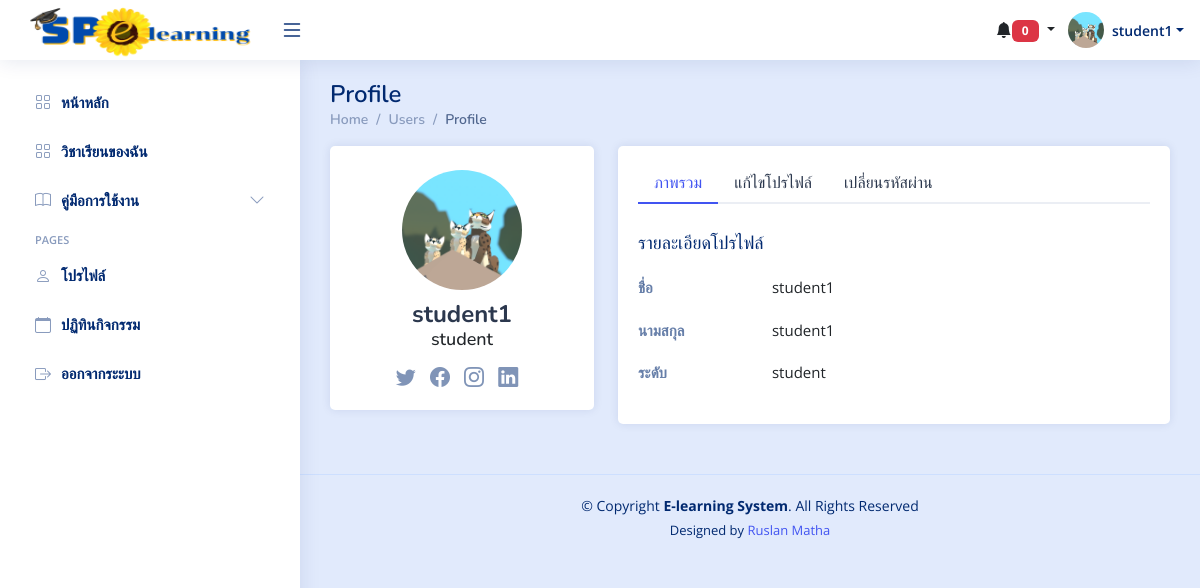
Page /student/profile.php?error=1 (signed in) on the committed database.
### tables this page shows
CREATE TABLE `students` (
  `s_id` int(11) NOT NULL,
  `username` varchar(255) NOT NULL,
  `password` varchar(255) NOT NULL,
  `first_name` varchar(255) NOT NULL,
  `last_name` varchar(255) NOT NULL,
  `gender` varchar(50) NOT NULL,
  `classroom` varchar(50) NOT NULL,
  `year` int(10) NOT NULL,
  `image` varchar(255) NOT NULL
);

### student/profile.php (the view, shortened to what this page needs)
<?php
include('../connections/connection.php');
try {
    $user_id = $_SESSION['user_id'];
    $stmt = $db->prepare("SELECT * FROM students WHERE s_id = :user_id");
    $stmt->bindParam(':user_id', $user_id);
    $stmt->execute();
    $student = $stmt->fetch(PDO::FETCH_ASSOC);
} catch (PDOException $e) {
    echo "เกิดข้อผิดพลาด: " . $e->getMessage();
}
?>
<?php include('head.php');?>
<body>
  <?php include('header.php');?>
  <?php include('sidebar.php');?>
  <main id="main" class="main">
    <div class="pagetitle">
      <h1>Profile</h1>
      <nav>
        <ol class="breadcrumb">
          <li class="breadcrumb-item"><a href="index.php">Home</a></li>
          <li class="breadcrumb-item">Users</li>
          <li class="breadcrumb-item active">Profile</li>
        </ol>
      </nav>
    </div>
    <section class="section profile">
      <div class="row">
      <div class="col-xl-4">
    <div class="card">
        <div class="card-body profile-card pt-4 d-flex flex-column align-items-center">
        <?php if (!empty($student['image'])): ?>
                  <?php
                  $imagePath = 'images/' . $student['image'];
                  ?>
                  <img src="<?php echo $imagePath; ?>" alt="Profile" class="rounded-circle">
              <?php else: ?>
                  <img src="images/Default.png" alt="Default Profile" class="rounded-circle">
              <?php endif; ?>
            <h2><?php echo $student['first_name'];?></h2>
            <h3><?php echo $_SESSION['role'];?></h3>
            <div class="social-links mt-2">
                <a href="#" class="twitter"><i class="bi bi-twitter"></i></a>
                <a href="#" class="facebook"><i class="bi bi-facebook"></i></a>
                <a href="#" class="instagram"><i class="bi bi-instagram"></i></a>
                <a href="#" class="linkedin"><i class="bi bi-linkedin"></i></a>
            </div>
        </div>
    </div>
</div>
        <div class="col-xl-8">
          <div class="card">
            <div class="card-body pt-3">
              <ul class="nav nav-tabs nav-tabs-bordered">
                <li class="nav-item">
                  <button class="nav-link active" data-bs-toggle="tab" data-bs-target="#profile-overview">ภาพรวม</button>
                </li>
                <li class="nav-item">
                  <button class="nav-link" data-bs-toggle="tab" data-bs-target="#profile-edit">แก้ไขโปรไฟล์</button>
                </li>
                <li class="nav-item">
                  <button class="nav-link" data-bs-toggle="tab" data-bs-target="#profile-change-password">เปลี่ยนรหัสผ่าน</button>
                </li>
              </ul>
              <div class="tab-content pt-2">
                <div class="tab-pane fade show active profile-overview" id="profile-overview">
                  <h5 class="card-title">รายละเอียดโปรไฟล์</h5>
                  <div class="row">
                    <div class="col-lg-3 col-md-4 label ">ชื่อ</div>
                    <div class="col-lg-9 col-md-8"><?php echo $student['first_name'];?></div>
                  </div>
                  <div class="row">
                    <div class="col-lg-3 col-md-4 label">นามสกุล</div>
                    <div class="col-lg-9 col-md-8"><?php echo $student['last_name'];?></div>
                  </div>
                  <div class="row">
                    <div class="col-lg-3 col-md-4 label">ระดับ</div>
                    <div class="col-lg-9 col-md-8"><?php echo $_SESSION['role'];?></div>
                  </div>
                </div>
              </div>
            </div>
          </div>
        </div>
      </div>
    </section>
  </main>
<?php include('footer.php');?>
</body>
</html>

### student/header.php (shortened to what this page needs)
<header id="header" class="header fixed-top d-flex align-items-center">
<div class="d-flex align-items-center justify-content-between">
  <a href="index.php" >
    <img src="../uploads/img/logo.png" alt="" style="width: 250px; height: 60px;">
  </a>
  <i class="bi bi-list toggle-sidebar-btn" style="font-size: 24px;"></i>
</div>
<nav class="header-nav ms-auto">
  <ul class="d-flex align-items-center">
<div class="dropdown d-none d-md-block">
  <button class="btn dropdown-toggle" type="button" id="notificationDropdown" data-bs-toggle="dropdown" aria-expanded="false">
    <i class="bi bi-bell-fill"></i><span class="badge bg-danger" id="notificationCount">0</span>
  </button>
</div>
    <li class="nav-item dropdown pe-3">
      <a class="nav-link nav-profile d-flex align-items-center pe-0" href="#" data-bs-toggle="dropdown">
                  <?php if (!empty($student['image'])): ?>
                  <?php
                  $imagePath = 'images/' . $student['image'];
                  ?>
                  <img src="<?php echo $imagePath; ?>" alt="Profile" class="rounded-circle">
              <?php else: ?>
                  <img src="images/Default.png" alt="Default Profile" class="rounded-circle">
              <?php endif; ?>
        <span class="d-none d-md-block dropdown-toggle ps-2"><?php echo $student['first_name'];?></span>
      </a>
    </li>
  </ul>
</nav>
</header>

### student/css/style.css (style rules this page uses)
:root { scroll-behavior: smooth; }
a { color: #4154f1; text-decoration: none; }
h1, h2, h3, h4, h5, h6 { font-family: "Nunito", sans-serif; }
#main { margin-top: 60px; padding: 20px 30px; transition: all 0.3s; }
.pagetitle { margin-bottom: 10px; }
.pagetitle h1 { font-size: 24px; margin-bottom: 0; font-weight: 600; color: #012970; }
.breadcrumb { font-size: 14px; font-family: "Nunito", sans-serif; color: #899bbd; font-weight: 600; }
.breadcrumb a { color: #899bbd; transition: 0.3s; }
.breadcrumb .breadcrumb-item::before { color: #899bbd; }
.breadcrumb .active { color: #51678f; font-weight: 600; }
.nav-tabs-bordered { border-bottom: 2px solid #ebeef4; }
.nav-tabs-bordered .nav-link { margin-bottom: -2px; border: none; color: #2c384e; }
.nav-tabs-bordered .nav-link.active { background-color: #fff; color: #4154f1; border-bottom: 2px solid #4154f1; }
.header { transition: all 0.5s; z-index: 997; height: 60px; box-shadow: 0px 2px 20px rgba(1, 41, 112, 0.1); background-color: #fff; padding-left: 20px; }
.header .toggle-sidebar-btn { font-size: 32px; padding-left: 10px; cursor: pointer; color: #012970; }
@media (min-width: 1200px) { #main, #footer { margin-left: 300px; } }
.profile .profile-card img { max-width: 120px; }
.profile .profile-card h2 { font-size: 24px; font-weight: 700; color: #2c384e; margin: 10px 0 0 0; }
.profile .profile-card h3 { font-size: 18px; }
.profile .profile-card .social-links a { font-size: 20px; display: inline-block; color: rgba(1, 41, 112, 0.5); line-height: 0; margin-right: 10px; transition: 0.3s; }
.profile .profile-overview .row { margin-bottom: 20px; font-size: 15px; }
.profile .profile-overview .card-title { color: #012970; }
.profile .profile-overview .label { font-weight: 600; color: rgba(1, 41, 112, 0.6); }

### student/head.php (style rules this page uses)
body { font-family: "Open Sans", sans-serif; background-color: #e1eafc; }
.badge { font-weight: bold; text-transform: uppercase; padding: 5px 10px; min-width: 19px; }
.header-nav ul { list-style: none; }
.header-nav>ul { margin: 0; padding: 0; }
.header-nav .nav-profile { color: #012970; }
.header-nav .nav-profile img { max-height: 36px; }
.header-nav .nav-profile span { font-size: 14px; font-weight: 600; }
.card { margin-bottom: 30px; border: none; border-radius: 5px; box-shadow: 0px 0px 10px rgba(1, 41, 112, 0.1); background-color: #fff; }
.card-title { padding: 20px 0 15px 0; font-size: 18px; font-weight: 500; color: #012970; font-family: "Poppins", sans-serif; }
.card-body { padding: 0 20px 20px 20px; }

### rows in the picture
students: image (picture), first_name "student1", last_name "student1"

### other values in the picture
$_SESSION['role'] "student"
